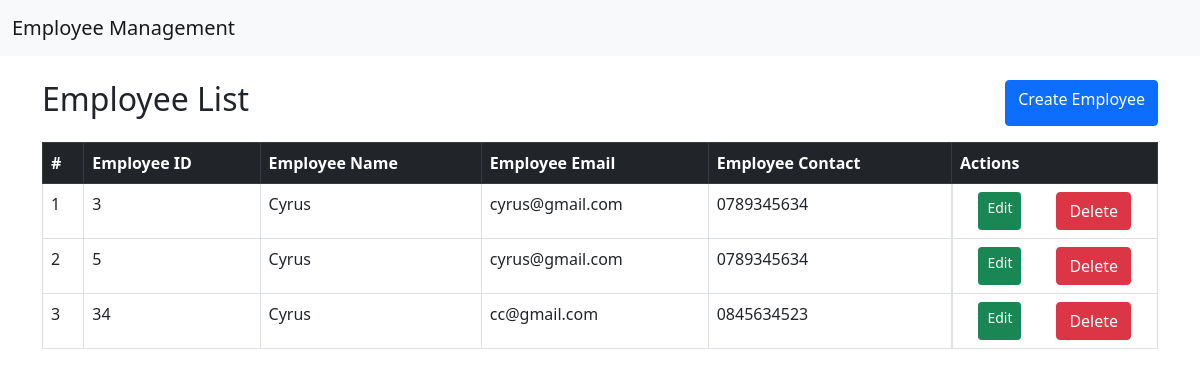
The app's page /, older data.
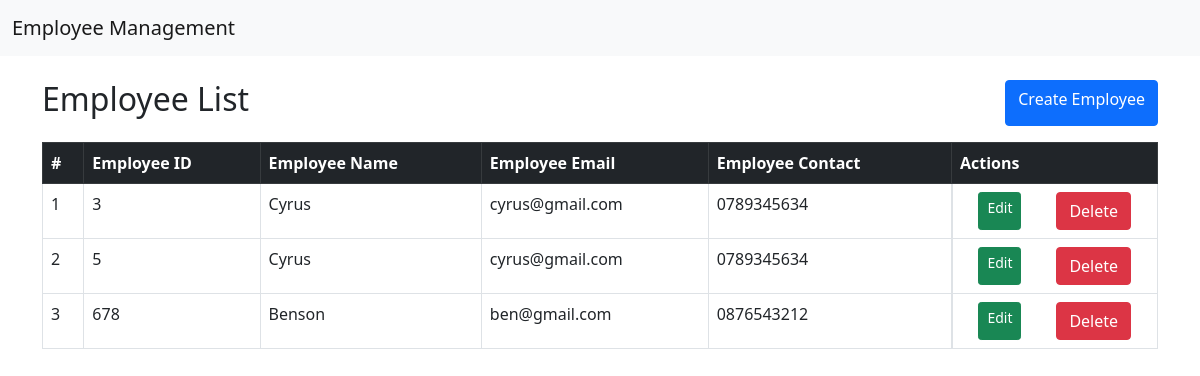
The same page, newer data.
### application/models.py (models this page shows, shortened)
class Employee(models.Model):
    employee_id = models.CharField(max_length=10, primary_key=True)
    employee_name = models.CharField(max_length=100)
    employee_email = models.EmailField()
    employee_contact = models.CharField(max_length=15)

### application/views.py (the view)
# urls.py: path('', list_employees, name='list'),
def list_employees(request):
    employees = Employee.objects.all()
    return render(request, 'list.html', {'employees': employees})

### application/templates/list.html (shortened to what this page needs)
{% extends "base.html" %}
{% block content %}
<div class="d-flex justify-content-between mb-3">
    <h2>Employee List</h2>
    <a class="btn btn-primary" href="{% url 'create' %}" >Create Employee</a>
</div>
<table class="table table-bordered">
    <thead class="table-dark">
        <tr>
            <th>#</th>
            <th>Employee ID</th>
            <th>Employee Name</th>
            <th>Employee Email</th>
            <th>Employee Contact</th>
            <th>Actions</th>
        </tr>
    </thead>
    <tbody>
        {% if employees %}
        {% for employee in employees %}
        <tr>
            <td>{{ forloop.counter }}</td>
            <td>{{ employee.employee_id }}</td>
            <td>{{ employee.employee_name }}</td>
            <td>{{ employee.employee_email }}</td>
            <td>{{ employee.employee_contact }}</td>
            <td class="d-flex justify-content-around">
                <a class="btn btn-success btn-sm" href="{% url 'update' employee.pk %}">Edit</a>
                <button class="btn btn-danger" data-bs-toggle="modal"
                        data-bs-target="#deleteModal"
                        data-id="{{ employee.pk }}">Delete</button>
            </td>
        </tr>
        {% endfor %}
        {% else %}
        <tr>
            <td colspan="6" class="text-center">No employee found....</td>
        </tr>
        {% endif %}
    </tbody>
    </table>
{% endblock %}

Row changes from the older to the newer data that the page shows:
removed Employee: employee_id "34", employee_name "Cyrus", employee_email "cc@gmail.com", employee_contact "0845634523"
added Employee: employee_id "678", employee_name "Benson", employee_email "ben@gmail.com", employee_contact "0876543212"
